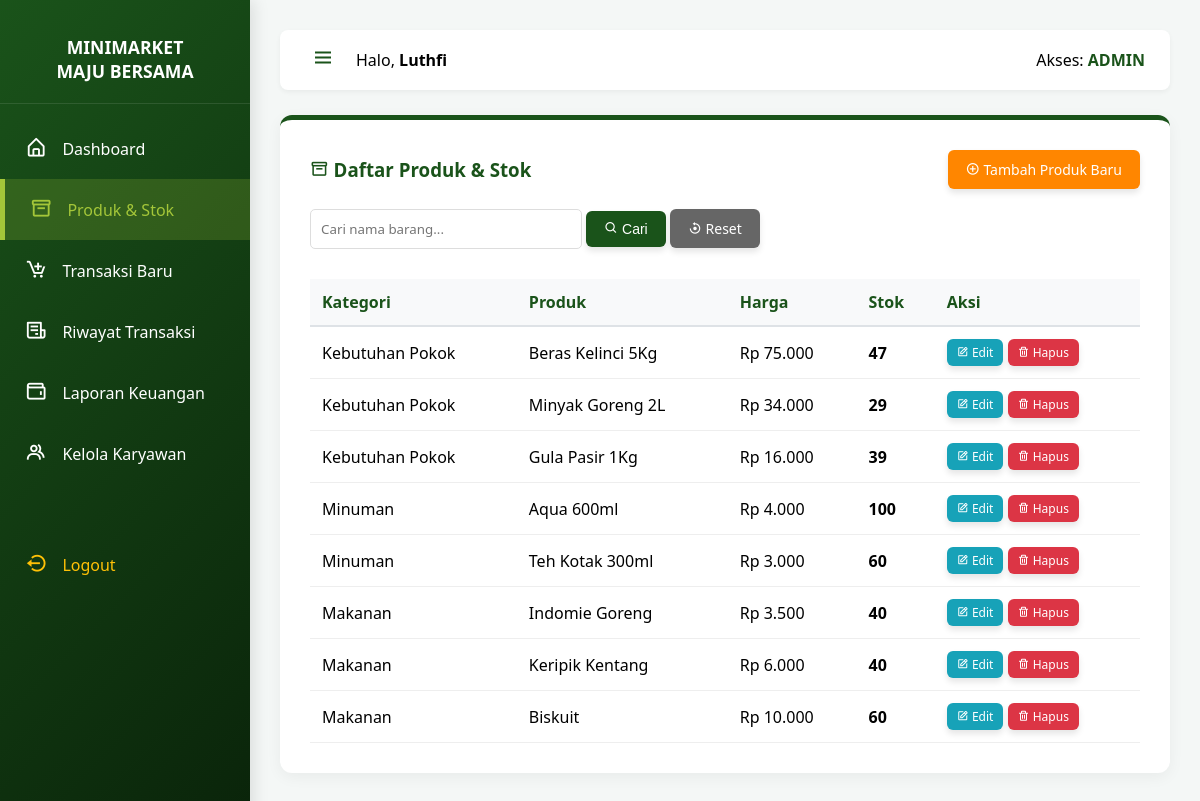
/minimarket_maju_bersama/index.php?page=produk (signed in), run on the app's committed database.
### tables this page shows
CREATE TABLE `produk` (
  `id_produk` int(11) NOT NULL AUTO_INCREMENT,
  `id_kategori` int(11) DEFAULT NULL,
  `nama_produk` varchar(150) NOT NULL,
  `harga` decimal(10,2) NOT NULL,
  `stok` int(11) NOT NULL,
  PRIMARY KEY (`id_produk`),
  KEY `id_kategori` (`id_kategori`),
  CONSTRAINT `produk_ibfk_1` FOREIGN KEY (`id_kategori`) REFERENCES `kategori` (`id_kategori`) ON DELETE SET NULL
);

CREATE TABLE `kategori` (
  `id_kategori` int(11) NOT NULL AUTO_INCREMENT,
  `nama_kategori` varchar(50) NOT NULL,
  PRIMARY KEY (`id_kategori`)
);

### minimarket_maju_bersama/index.php (the view, shortened to what this page needs)
<?php
include 'koneksi.php';
$role = $_SESSION['role'];
$nama = $_SESSION['nama'];
$page = isset($_GET['page']) ? $_GET['page'] : 'dashboard';
?>
<!DOCTYPE html>
<html lang="id">
<head>
    <link href='https://unpkg.com/boxicons@2.1.4/css/boxicons.min.css' rel='stylesheet'>
</head>
<body>
<div class="sidebar" id="sidebar">
    <h2 id="logo-text">MINIMARKET<br>MAJU BERSAMA</h2>
    <a href="index.php?page=dashboard" class="<?= $page == 'dashboard' ? 'active' : '' ?>">
        <span class="ikon"><i class='bx bx-home-alt'></i></span> <span class="teks-menu">Dashboard</span>
    </a>
    <a href="index.php?page=produk" class="<?= $page == 'produk' ? 'active' : '' ?>">
        <span class="ikon"><i class='bx bx-box'></i></span> <span class="teks-menu">Produk & Stok</span>
    </a>
    <a href="index.php?page=transaksi" class="<?= $page == 'transaksi' ? 'active' : '' ?>">
        <span class="ikon"><i class='bx bx-cart-add'></i></span> <span class="teks-menu">Transaksi Baru</span>
    </a>
    <a href="index.php?page=riwayat" class="<?= $page == 'riwayat' ? 'active' : '' ?>">
        <span class="ikon"><i class='bx bx-receipt'></i></span> <span class="teks-menu">Riwayat Transaksi</span>
    </a>
    <?php if ($role == 'admin') : ?>
        <a href="index.php?page=penjualan" class="<?= $page == 'penjualan' ? 'active' : '' ?>">
            <span class="ikon"><i class='bx bx-wallet'></i></span> <span class="teks-menu">Laporan Keuangan</span>
        </a>
        <a href="index.php?page=akun" class="<?= $page == 'akun' ? 'active' : '' ?>">
            <span class="ikon"><i class='bx bx-group'></i></span> <span class="teks-menu">Kelola Karyawan</span>
        </a>
    <?php endif; ?>
    <a href="logout.php" style="margin-top: 50px; color: #ffc107;">
        <span class="ikon"><i class='bx bx-log-out-circle'></i></span> <span class="teks-menu">Logout</span>
    </a>
</div>
<div class="main-content" id="main-content">
    <div class="top-bar">
        <div style="display: flex; align-items: center;">
            <button class="btn-toggle" id="toggleBtn"><i class='bx bx-menu'></i></button>
            <span>Halo, <strong><?= $nama ?></strong></span>
        </div>
        <span>Akses: <strong style="color: var(--hijau-tua);"><?= strtoupper($role) ?></strong></span>
    </div>
    <?php if ($page == 'dashboard') : ?>
        <div class="section-card">
            <h3 style="border-bottom: 2px solid var(--hijau-muda); padding-bottom: 10px; margin-bottom: 20px;">
                <i class='bx bx-home-alt'></i> Dashboard Pusat Maju Bersama
            </h3>
            <?php
            $q_trx = mysqli_query($conn, "SELECT COUNT(id_transaksi) as jml, SUM(total_harga) as total FROM transaksi WHERE DATE(tanggal_transaksi) = CURDATE()");
            $d_trx = mysqli_fetch_assoc($q_trx);
            $jml_trx = $d_trx['jml'] ?? 0;
            $total_rp = $d_trx['total'] ?? 0;
            $q_prod = mysqli_query($conn, "SELECT COUNT(id_produk) as total_prod FROM produk");
            $jml_prod = mysqli_fetch_assoc($q_prod)['total_prod'] ?? 0;
            ?>
            <div style="display:flex; gap:20px; flex-wrap: wrap; margin-bottom: 30px;">
                <div class="card-metrik" style="flex:1; min-width: 200px; background:#eef5ee; padding:20px; border-radius:10px; border-left: 5px solid var(--hijau-tua);">
                    <h4 style="margin-top:0; color:#666;"><i class='bx bx-receipt'></i> Transaksi Hari Ini</h4>
                    <p style="font-size: 1.8rem; margin:0; color: var(--hijau-tua); font-weight: bold;"><?= $jml_trx ?> <span style="font-size:1rem; font-weight:normal;">Struk</span></p>
                </div>
                <?php if ($role == 'admin') : ?>
                <div class="card-metrik" style="flex:1; min-width: 200px; background:#eef5ee; padding:20px; border-radius:10px; border-left: 5px solid var(--hijau-muda);">
                    <h4 style="margin-top:0; color:#666;"><i class='bx bx-money'></i> Pendapatan Hari Ini</h4>
                    <p style="font-size: 1.8rem; margin:0; color: var(--hijau-tua); font-weight: bold;">Rp <?= number_format($total_rp, 0, ',', '.') ?></p>
                </div>
                <?php endif; ?>
                <div class="card-metrik" style="flex:1; min-width: 200px; background:#eef5ee; padding:20px; border-radius:10px; border-left: 5px solid #FF8600;">
                    <h4 style="margin-top:0; color:#666;"><i class='bx bx-package'></i> Total Jenis Produk</h4>
                    <p style="font-size: 1.8rem; margin:0; color: var(--hijau-tua); font-weight: bold;"><?= $jml_prod ?> <span style="font-size:1rem; font-weight:normal;">Item</span></p>
                </div>
            </div>
            <div style="display: flex; gap: 20px; flex-wrap: wrap;">
                <div style="flex: 1; min-width: 300px;">
                    <h4 style="color: var(--hijau-tua);"><i class='bx bx-bolt-circle'></i> Akses Cepat</h4>
                    <div style="display: grid; gap: 10px;">
                        <a href="index.php?page=transaksi" class="btn btn-hijau" style="text-align:center; padding:15px; font-size:1.1rem; background: #FF8600;"><i class='bx bx-cart-add'></i> Mulai Transaksi Baru</a>
                        <?php if ($role == 'admin') : ?>
                            <a href="index.php?page=produk" class="btn" style="text-align:center; padding:15px; background:#1A531A; color:white;"><i class='bx bx-box'></i> Kelola Stok Produk</a>
                        <?php endif; ?>
                    </div>
                </div>
                <?php
                $q_stok = mysqli_query($conn, "SELECT nama_produk, stok FROM produk WHERE stok < 10 ORDER BY stok ASC LIMIT 5");
                $ada_stok_kritis = mysqli_num_rows($q_stok) > 0;
                ?>
                <?php if (!$ada_stok_kritis) : ?>
                    <div class="card-metrik" style="flex: 2; min-width: 300px; background: #eef5ee; padding: 20px; border-radius: 10px; border: 1px solid #A4C639; display: flex; flex-direction: column; justify-content: center; align-items: center; text-align: center;">
                        <h4 style="color: var(--hijau-tua); margin: 0; font-size: 1.5rem;"><i class='bx bx-check-circle'></i> Stok Semua Barang Aman</h4>
                        <p style="color: #666; margin-top: 10px;">Tidak ada produk yang perlu segera di-restock saat ini.</p>
                    </div>
                <?php else : ?>
                    <div class="card-metrik" style="flex: 2; min-width: 300px; background: #fff5f5; padding: 20px; border-radius: 10px; border: 1px solid #ffcccc;">
                        <h4 style="color: #d9534f; margin-top: 0;"><i class='bx bx-error-circle'></i> Peringatan Stok Menipis (Sisa < 10)</h4>
                        <table style="margin-top: 0; width: 100%; border-collapse: collapse;">
                            <thead>
                                <tr>
                                    <th style="background: #f9d6d5; color: #a94442; padding: 8px; text-align: left;">Nama Produk</th>
                                    <th style="background: #f9d6d5; color: #a94442; padding: 8px; text-align: center;">Sisa Stok</th>
                                </tr>
                            </thead>
                            <tbody>
                                <?php
                                while($s = mysqli_fetch_assoc($q_stok)) {
                                    echo "<tr>
                                            <td style='padding: 8px; border-bottom: 1px solid #ffcccc;'>{$s['nama_produk']}</td>
                                            <td style='padding: 8px; border-bottom: 1px solid #ffcccc; text-align:center;'>
                                                <strong style='color:#d9534f; background:#fff; padding:2px 8px; border-radius:10px; border:1px solid #d9534f;'>{$s['stok']}</strong>
                                            </td>
                                        </tr>";
                                }
                                ?>
                            </tbody>
                        </table>
                    </div>
                <?php endif; ?>
            </div>
        </div>
    <?php elseif ($page == 'produk') : ?>
        <div class="section-card">
            <div style="display: flex; justify-content: space-between; align-items: center; margin-bottom: 20px;">
                <h3 style="margin:0; border:none; padding:0;"><i class='bx bx-box'></i> Daftar Produk & Stok</h3>
                <?php if ($role == 'admin') : ?>
                    <a href="index.php?page=tambah_produk" class="btn btn-hijau" style="background: #FF8600;"><i class='bx bx-plus-circle'></i> Tambah Produk Baru</a>
                <?php endif; ?>
            </div>
            <form method="GET" action="index.php" style="margin-bottom: 20px;">
                <input type="text" name="keyword" placeholder="Cari nama barang..." value="<?= isset($_GET['keyword']) ? $_GET['keyword'] : '' ?>" style="width: 250px;">
                <button type="submit" class="btn btn-hijau"><i class='bx bx-search'></i> Cari</button>
                <a href="index.php?page=produk" class="btn" style="background:#666; color:white;"><i class='bx bx-reset'></i> Reset</a>
            </form>
            <table>
                <tr>
                    <th>Kategori</th><th>Produk</th><th>Harga</th><th>Stok</th>
                    <?php if ($role == 'admin') echo "<th>Aksi</th>"; ?>
                </tr>
                <?php
                $sql_p = "SELECT p.*, k.nama_kategori FROM produk p JOIN kategori k ON p.id_kategori = k.id_kategori";
                $res_p = mysqli_query($conn, $sql_p);
                if (mysqli_num_rows($res_p) > 0) {
                    while($p = mysqli_fetch_assoc($res_p)) : ?>
                        <tr>
                            <td><?= $p['nama_kategori'] ?></td>
                            <td><?= $p['nama_produk'] ?></td>
                            <td>Rp <?= number_format($p['harga'], 0, ',', '.') ?></td>
                            <td><strong><?= $p['stok'] ?></strong></td>
                            <?php if ($role == 'admin') : ?>
                            <td>
                                <a href="index.php?page=edit_produk&id=<?= $p['id_produk'] ?>" class="btn" style="background: #17a2b8; color: white; padding: 5px 10px; font-size: 12px;"><i class='bx bx-edit'></i> Edit</a>
                                <a href="proses_produk.php?aksi=hapus&id=<?= $p['id_produk'] ?>" class="btn btn-merah" style="padding: 5px 10px; font-size: 12px;" onclick="return confirm('Yakin ingin menghapus produk ini?')"><i class='bx bx-trash'></i> Hapus</a>
                            </td>
                            <?php endif; ?>
                        </tr>
                    <?php endwhile;
                } else {
                    $cols = ($role == 'admin') ? 5 : 4;
                    echo "<tr><td colspan='$cols' style='text-align:center;'>Produk tidak ditemukan.</td></tr>";
                }
                ?>
            </table>
        </div>
    <?php endif; ?>
</div>
</body>
</html>

### minimarket_maju_bersama/index.php (style rules this page uses)
:root { --hijau-tua: #1A531A; --hijau-muda: #A4C639; --putih: #ffffff; --abu: #f4f7f6; }
body { font-family: 'Segoe UI', sans-serif; background-color: var(--abu); margin: 0; display: flex; overflow-x: hidden; }
.sidebar { width: 250px; background: linear-gradient(135deg, #1A531A 0%, #0a240a 100%); height: 100vh; color: white; position: fixed; padding-top: 20px; transition: width 0.3s cubic-bezier(0.4, 0, 0.2, 1); overflow: hidden; white-space: nowrap; z-index: 1000; box-shadow: 4px 0 15px rgba(0,0,0,0.1); }
.sidebar h2 { text-align: center; font-size: 1.1rem; padding-bottom: 20px; border-bottom: 1px solid rgba(255,255,255,0.1); transition: opacity 0.3s; }
.sidebar a { display: flex; align-items: center; color: white; padding: 15px 25px; text-decoration: none; transition: 0.3s; font-size: 1rem; }
.sidebar a:hover, .sidebar a.active { background: rgba(164, 198, 57, 0.2); color: var(--hijau-muda); border-left: 5px solid var(--hijau-muda); }
.sidebar a .ikon { margin-right: 15px; font-size: 1.4rem; }
.main-content { margin-left: 250px; width: calc(100% - 250px); padding: 30px; min-height: 100vh; transition: margin-left 0.3s ease, width 0.3s ease; }
.top-bar { background: var(--putih); padding: 15px 25px; border-radius: 8px; margin-bottom: 25px; display: flex; justify-content: space-between; align-items: center; box-shadow: 0 2px 5px rgba(0,0,0,0.05); }
.btn-toggle { background: none; border: none; font-size: 24px; cursor: pointer; color: var(--hijau-tua); margin-right: 15px; transition: 0.3s; }
.section-card { background: var(--putih); padding: 30px; border-radius: 12px; box-shadow: 0 4px 15px rgba(0,0,0,0.05); border-top: 5px solid var(--hijau-tua); }
h3 { color: var(--hijau-tua); margin-top: 0; border-bottom: 2px solid var(--hijau-muda); padding-bottom: 10px; margin-bottom: 20px; }
table { width: 100%; border-collapse: collapse; margin-top: 20px; }
th { background: #f8f9fa; padding: 12px; text-align: left; color: var(--hijau-tua); border-bottom: 2px solid #dee2e6; }
td { padding: 12px; border-bottom: 1px solid #eee; }
.btn { padding: 10px 18px; border-radius: 6px; text-decoration: none; display: inline-block; border: none; cursor: pointer; font-size: 14px; transition: all 0.2s ease; box-shadow: 0 4px 6px rgba(0,0,0,0.1); }
.btn-hijau { background: var(--hijau-tua); color: white; }
.btn-merah { background: #dc3545; color: white; }
input[type="text"], input[type="password"], input[type="number"], input[type="date"], select { padding: 10px; border: 1px solid #ddd; border-radius: 5px; margin-bottom: 10px; font-family: inherit; outline: none; }

### data on the page
produk: id_kategori.nama_kategori "Kebutuhan Pokok", nama_produk "Beras Kelinci 5Kg", harga "75.000", stok "47"
produk: id_kategori.nama_kategori "Kebutuhan Pokok", nama_produk "Minyak Goreng 2L", harga "34.000", stok "29"
produk: id_kategori.nama_kategori "Kebutuhan Pokok", nama_produk "Gula Pasir 1Kg", harga "16.000", stok "39"
produk: id_kategori.nama_kategori "Minuman", nama_produk "Aqua 600ml", harga "4.000", stok "100"
produk: id_kategori.nama_kategori "Minuman", nama_produk "Teh Kotak 300ml", harga "3.000", stok "60"
produk: id_kategori.nama_kategori "Makanan", nama_produk "Indomie Goreng", harga "3.500", stok "40"
produk: id_kategori.nama_kategori "Makanan", nama_produk "Keripik Kentang", harga "6.000", stok "40"
produk: id_kategori.nama_kategori "Makanan", nama_produk "Biskuit", harga "10.000", stok "60"

### other printed values
$nama "Luthfi"
$role "ADMIN"
